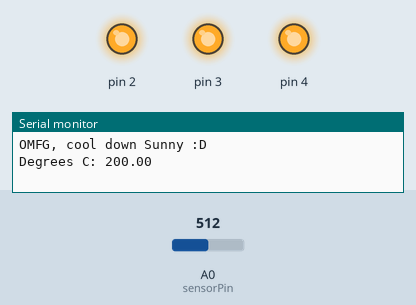
Simulated run of this sketch. Board: Arduino Uno, built with avr-gcc and run on an emulated ATmega328P. Shown: output pins drawn as LEDs (lit = HIGH), the last lines printed to the serial monitor. The inputs (shaded band) are chosen by the test bench; at power-on: A0 (sensorPin) = 512.

Above: at 3.8 s.
3.9 s: A0 (sensorPin) set to 161
7.8 s: A0 (sensorPin) set to 151
At 10.4 s:
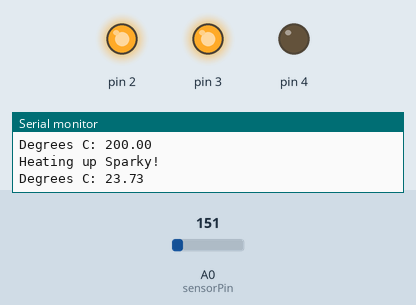
11.7 s: A0 (sensorPin) set to 122
At 12.7 s:
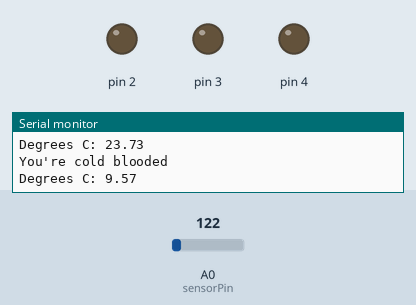
15.6 s: A0 (sensorPin) set to 306
At 18.5 s:
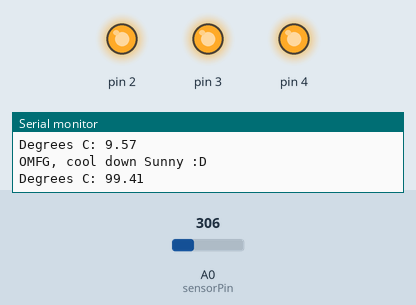
19.5 s: A0 (sensorPin) set to 0
At 22.0 s:
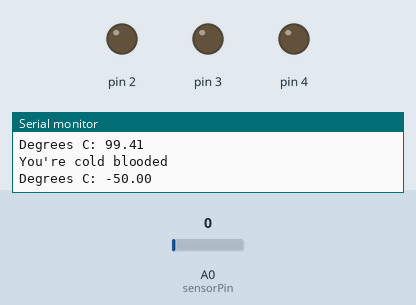
Timing chart, 0 to 23.5 s (numbered marks = the images above; inputs shaded):
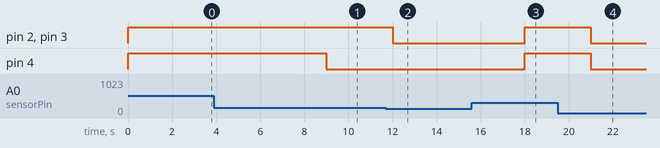

Measured:
- the behaviour switches between 152 and 151 on A0 (sensorPin) (found by bisection; images 0 and 1)
- after the input at 3.9 s, every drawn part: stays the same
- after the input at 7.8 s, pin 4: HIGH → LOW after 1.2 s
- after the input at 11.7 s, pin 2, pin 3: HIGH → LOW after 0.30 s
- after the input at 15.6 s, pin 2–4: LOW → HIGH after 2.4 s
- after the input at 19.5 s, pin 2–4: HIGH → LOW after 1.5 s

The sketch:

loveMe.ino
```cpp
const int sensorPin = A0;
const float baselineTemp = 18.0;

void setup() {
  Serial.begin(9600);
  for(int pinNumber = 2; pinNumber<5; pinNumber++){
    pinMode(pinNumber, OUTPUT);
    digitalWrite(pinNumber, LOW);
  }

}

 int message;
 int var;

void loop() {
  int sensorVal = analogRead(sensorPin);
  //Serial.print("Sensor Value: ");
  //Serial.print(sensorVal);
  float voltage = (sensorVal/1024.0)*5.0;
  //Serial.print(", Volts: ");
  //Serial.print(voltage);
  //Serial.print(", degrees C: ");
  float temperature = (voltage - .5)*100;


  if(temperature < baselineTemp+2){
    var = 1;
    digitalWrite(2, LOW);
    digitalWrite(3, LOW);
    digitalWrite(4, LOW);
    if(message != var){
      message = 1;
      Serial.println("You're cold blooded");
      Serial.print("Degrees C: ");
      Serial.println(temperature);
    }
  }else if(temperature >= baselineTemp+2 && temperature < baselineTemp+4){
    var = 2;
    digitalWrite(2, HIGH);
    digitalWrite(3, LOW);
    digitalWrite(4, LOW);
    if(message != var){
      message = 2;
      Serial.println("You're warm as a babies bottom");
      Serial.print("Degrees C: ");
      Serial.println(temperature);
    }
  }else if(temperature >= baselineTemp+4 && temperature < baselineTemp+6){
    var = 3;
    digitalWrite(2, HIGH);
    digitalWrite(3, HIGH);
    digitalWrite(4, LOW);
    if(message != var){
      message = 3;
      Serial.println("Heating up Sparky!");
      Serial.print("Degrees C: ");
      Serial.println(temperature);
    }
  }else if(temperature >= baselineTemp+6){
    var = 4;
    digitalWrite(2, HIGH);
    digitalWrite(3, HIGH);
    digitalWrite(4, HIGH);
    if(message != var){
      message = 4;
      Serial.println("OMFG, cool down Sunny :D");
      Serial.print("Degrees C: ");
      Serial.println(temperature);
    }
  }

  delay(3000);

}
```
